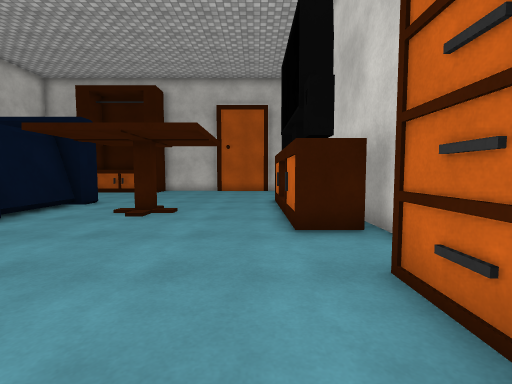
View 1 (above)

13 first-person views from a walk through a Unity game level. The camera is 1.2 m above the floor, tilts 4° down and sees 85° across. The floor is counted in squares, 1 m on a side. Each view is taken from the middle of a square. On the plan, view 1 faces up. The plan holds only what a view shows up to about 13 squares ahead; the rest is blank. The player character is not drawn. Surface patterns are stand-ins for the level's own textures.

View 2
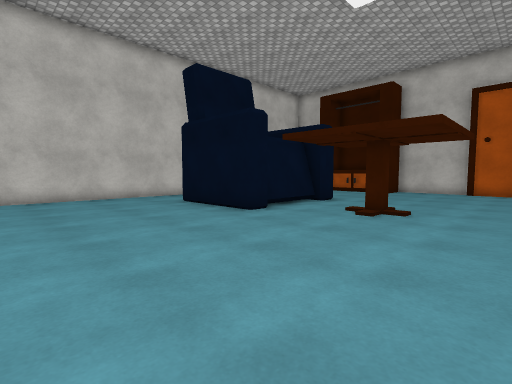

View 3
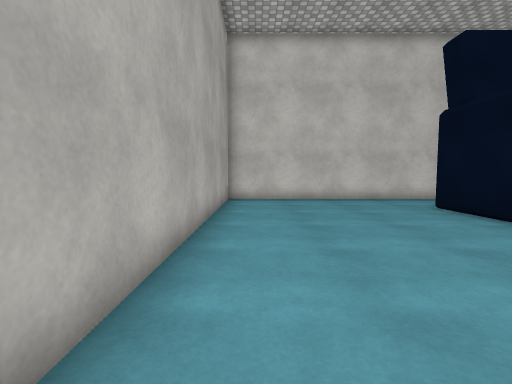

View 4
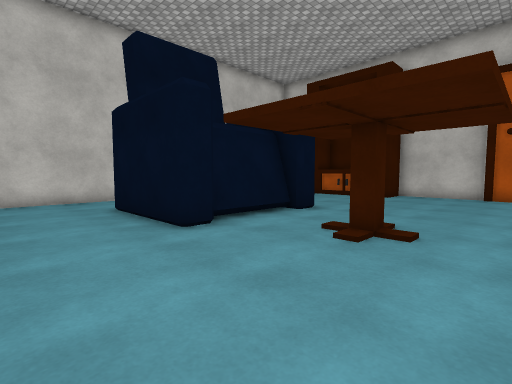

View 5
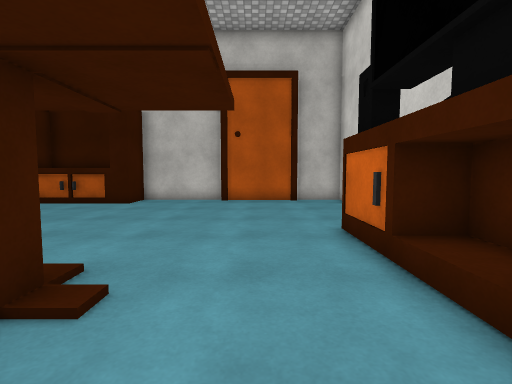

View 6
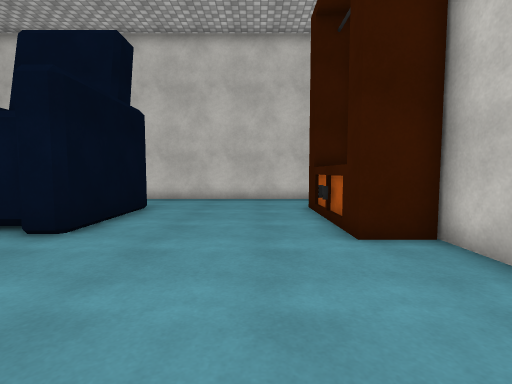

View 7
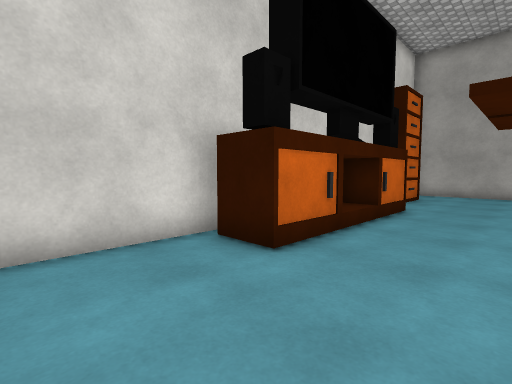

View 8
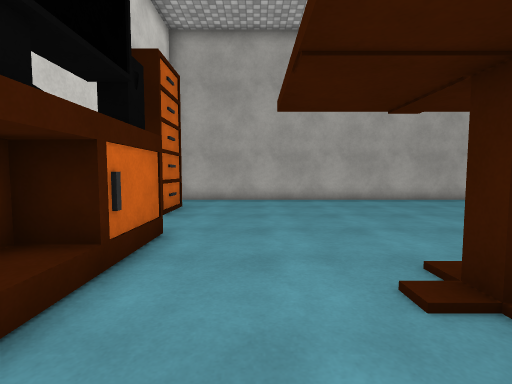

View 9
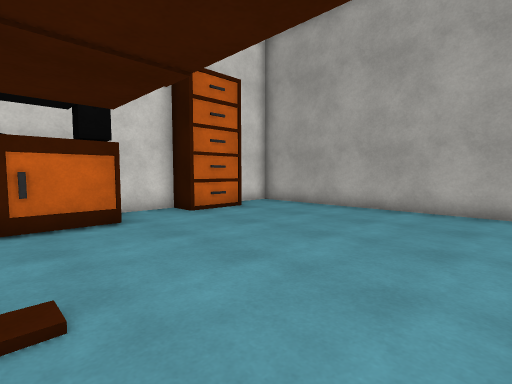

View 10
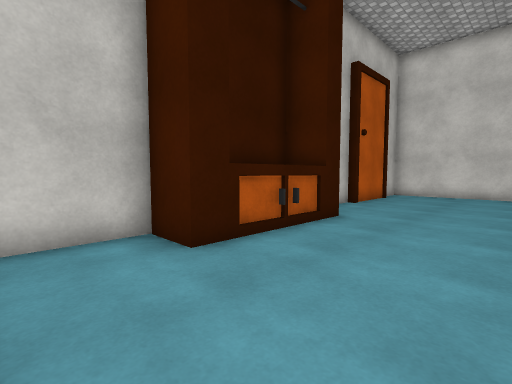

View 11
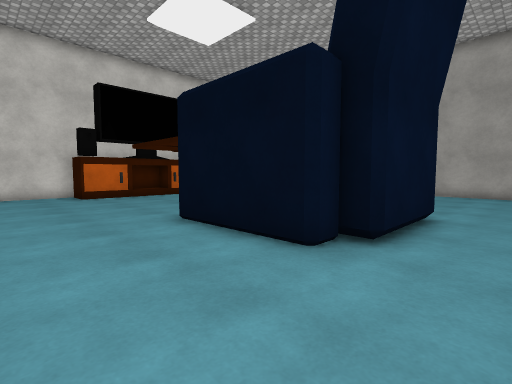

View 12
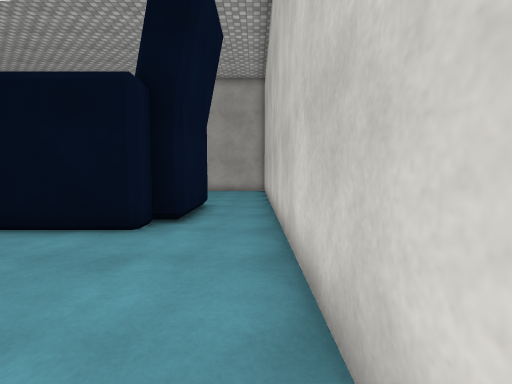

View 13
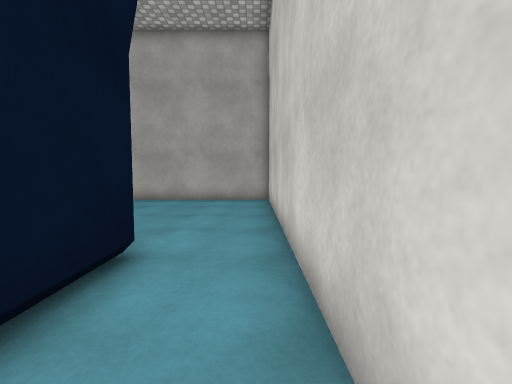

### Floor plan
Key: @ floor where view 1 was taken; # wall or solid block; . floor; S sofa; T table; O other object.
Columns run from 14 left of view 1 to 3 right of it. Each row starts with its distance up from view 1.
 19  ####   #####  ###
 18  ...#OOO#...####.#
 17 #...#OOO#........#
 16 #................#
 15 #................#
 14 #................#
 13 #................#
 12 #..............OO#
 11 #...SSSS.......OO#
 10 #..SSSSS.......OO
  9 #..SS  S..T....OO
  8 #..SS  S.......OO
  7 #..SS  S.......OO#
  6 #...SSSS.......OO#
  5 #................#
  4 #................#
  3 #...............##
  2 #...............O
  1 #...............##
  0 #.............@..#
 -1 #................#
 -2 ##################

Where each view was taken, in squares from view 1:
view 1: 0 up, 0 right, facing up
view 2: 0 up, 0 right, facing up-left
view 3: 0 up, 1 left, facing left
view 4: 3 up, 1 left, facing up-left
view 5: 6 up, 1 left, facing up
view 6: 15 up, 1 left, facing left
view 7: 15 up, 2 left, facing down-right
view 8: 11 up, 1 left, facing down
view 9: 8 up, 6 left, facing down-right
view 10: 13 up, 13 left, facing up-right
view 11: 15 up, 13 left, facing down-right
view 12: 17 up, 13 left, facing down
view 13: 11 up, 13 left, facing down
